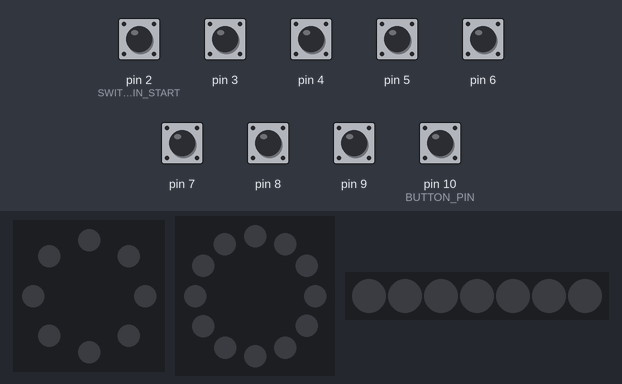
A sketch run on a simulated Arduino Uno, built with avr-gcc and run on an emulated ATmega328P. On the bench: 8 RGB LEDs in a ring, first at the top, clockwise, 12 RGB LEDs in a ring, first at the top, clockwise, 7 RGB LEDs in strip order, left to right. The inputs (shaded band) are chosen by the test bench; at power-on: pin 2 (SWITCH_PIN_START), pin 3–9, pin 10 (BUTTON_PIN) HIGH. Dim RGB values are drawn brighter than linear; random numbers use the default seed unless the sketch sets one.

Above: at 0.8 s.
0.9 s: pin 10 (BUTTON_PIN) pulled LOW for 0.15 s
At 1.1 s:
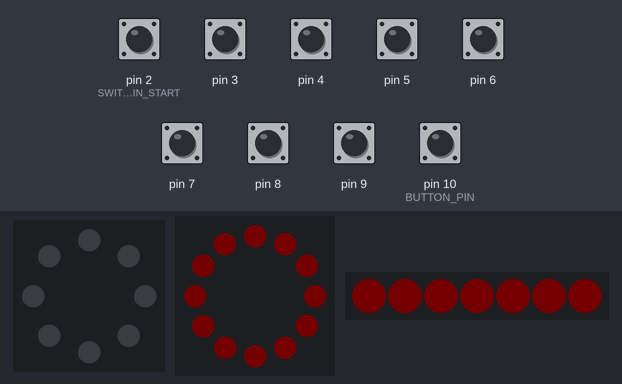
At 2.9 s:
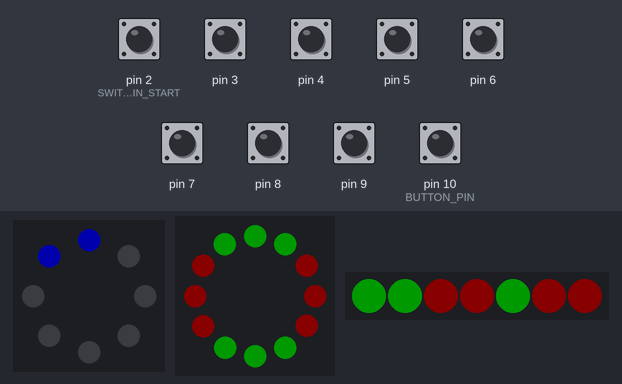
4.6 s: pin 10 (BUTTON_PIN) driven HIGH
7.1 s: pin 10 (BUTTON_PIN) driven LOW
At 8.9 s:
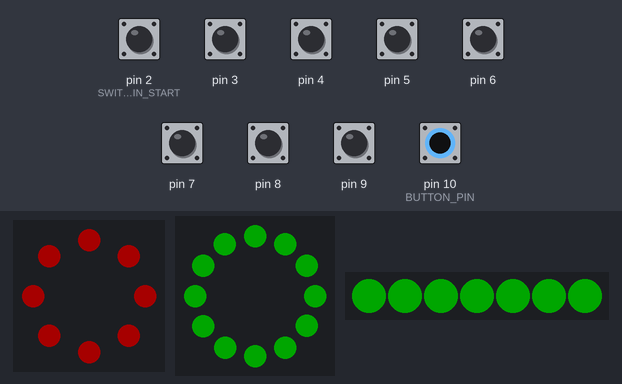
Timing chart, 0 to 12.9 s (numbered marks = the images above; inputs shaded):
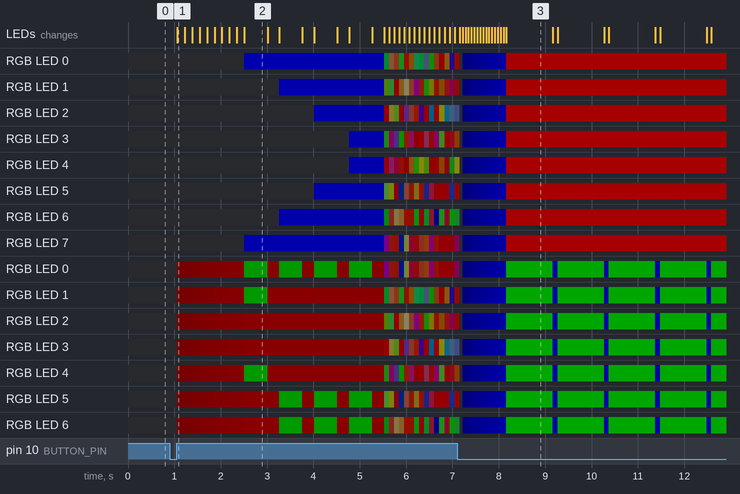

Measured:
- after the input at 0.9 s, RGB LED 0: off → RGB(0, 0, 50) after 1.6 s; RGB LED 1: off → RGB(0, 0, 50) after 2.4 s
- what the display in image 2 shows lasts 0.5 s, from 2.5 s to 3.0 s

The sketch:

PuzzleBoxAlpha.ino
```cpp
/********************************************************************************
 * IEEE UH-Makers Puzzle Box Alpha Mk 1 v 0.2
 * Alex Bradshaw azbradshaw@uh.edu
 * Dan Biediger debiediger@uh.edu
 * Spring 2020
 *
 * This is the code for the simple prototype puzzle box using switches,
 * lights, and a button. It contains the code to run a set of simple games
 * using the lights and binary number conversions as well as a "mastermind"
 * syle puzzle.
 ********************************************************************************/

#include <Adafruit_NeoPixel.h>
#include "Numbers.h"; // Number Shapes File

// Define Pin Locations
#define STRIP_PIN 11
#define RING_PIN 12
#define JEWL_PIN 13
#define BUTTON_PIN 10
#define SWITCH_PIN_START 2 // Beginning of Switch Pin Ribbon

// Define Length of Each Neopixel Array
#define STRIP_LENGTH 8
#define RING_LENGTH 12
#define JEWL_LENGTH 7


// Setting up the libraries for the different neopixel arrays
Adafruit_NeoPixel strip(STRIP_LENGTH, STRIP_PIN, NEO_GRB + NEO_KHZ800);
Adafruit_NeoPixel ring(RING_LENGTH, RING_PIN, NEO_GRBW + NEO_KHZ800);
Adafruit_NeoPixel jewl(JEWL_LENGTH, JEWL_PIN, NEO_GRB + NEO_KHZ800);


// Puzzle State & Difficulty Variables
enum PuzzleBoxState {Starting, Playing, Won, Lost, Waiting}; // Main state of puzzle box
enum HintType {Solid, FlashOrder, DisplayNumber}; // What happens when the button is pressed during the game
enum ControlsType {Simple, Random, SimpleAdjacent, RandomAdjacent}; // How the switches interact with the lights
enum GoalType {SolidG, RandomG, Binary}; // How to test for the goal


// Initialization of Puzzle Variables
int puzzleLevel = 0; // Start at level '0'
int BinaryGoalNum = 0; // Used for bianary puzzles
int GoalDigits[3] = {0, 0, 0};
int lightArray[]={0,1,2,3,4,5,6,7}; // Array that holds the index number of the lights
bool goal[] = {true, true, true, true, true, true, true, true}; // Initialize goal value for the light puzzle
int bias[] = {LOW, LOW, LOW, LOW, LOW, LOW, LOW, LOW}; // Include Bias in the light state
bool current[] = {false, false, false, false, false, false, false, false}; // Initialize starting light state
bool switchStates[] = {false, false, false, false, false, false, false, false}; // Initialize array for keeping track of state of switches
PuzzleBoxState currentState = Waiting; // Start in the waiting state prior to play.

// Initialize type variables
HintType currentHint = Solid;
ControlsType currentControls = Simple;
GoalType currentGoal = SolidG;

void SeedRNG()
{
  // Read noise from the analog channels to seed the random number generator
  int r = 0;
  for(int i=A0; i<=A3; i++)
    r += analogRead(i);
  randomSeed(r);
}


// ANIMATIONS & DISPLAY----------------------------------------------------------

// Default Display Colors
void DisplayChar(bool c[], int rf = 0, int gf = 25, int bf = 0, int rb = 10, int gb = 0, int bb = 0);

void FadeIn()
{
  // All pixels fade in from dark
  for (int i = 0; i < STRIP_LENGTH * 2; i++)
  {
        strip.setBrightness(i * 7);
        ring.setBrightness(i * 7);
        jewl.setBrightness(i*7);
        SetAllPixels(ring, RING_LENGTH, 0, 0, 100);
        SetAllPixels(strip, STRIP_LENGTH, 0, 0, 100);
        SetAllPixels(jewl, JEWL_LENGTH, 0, 0, 100);
        strip.show();
        ring.show();
        jewl.show();
        delay(60);
  }
}


void TestDisplay()
{
  jewl.clear();
  jewl.show();

  float colorValue = 0;
  while (colorValue < 10)
  {
     SetAllPixels(ring, RING_LENGTH, colorValue, 0, 0);
     SetAllPixels(jewl, JEWL_LENGTH, colorValue, 0, 0);
     ring.show();
     jewl.show();
     colorValue += 0.01;
  }

  for(int i = 0; i < STRIP_LENGTH/2; i++)
  {
    strip.setPixelColor(i, strip.Color(0, 0, 50));
    strip.setPixelColor(STRIP_LENGTH - 1 - i, strip.Color(0, 0, 50));
    strip.show();
    if (i == 0)
      DisplayChar(I);
    else
      DisplayChar(E);

    delay(500);
    SetAllPixels(ring, RING_LENGTH, 10, 0, 0);
    SetAllPixels(jewl, JEWL_LENGTH, 10, 0, 0);
    ring.show();
    jewl.show();
    delay(250);
  }

}

void WaitingAnimation()
{
// Clear all pixels
  strip.clear();
  ring.clear();
  jewl.clear();
  ring.show();
  strip.show();
  jewl.show();

  // Turn down the brightness
  ring.setBrightness(75);
  jewl.setBrightness(75);
  strip.setBrightness(75);

  int pin = 0;
  int red = 0, green = 0, blue = 0;
  int pled;
  int jled;
  for(int rled = 0; rled < RING_LENGTH; rled++)
  {
    // Flash random colors on all pixels while waiting
    // Since the light arrays are of differing lenghts, use remainder of index to avoid using three 'for' loops
    pled = rled % STRIP_LENGTH;
    jled = rled % JEWL_LENGTH;

    // Pick random colors for current pixel
    red = random(0,75);
    green = random(0,75 - red);
    blue = random(0,75 - red - green);

    // Set all of the pixel colors
    strip.setPixelColor(pled, strip.Color(red, green, blue));
    ring.setPixelColor(rled, strip.Color(red, green, blue));
    jewl.setPixelColor(jled, strip.Color(red, green, blue));
  }

  ring.show();
  strip.show();
  jewl.show();

}

void SetAllPixels(Adafruit_NeoPixel &strip, int numPix, float r, float g, float b)
{
  // Function to easily set all pixels in a strip to one color
  for(int led = 0; led < numPix; led++)
    {
      strip.setPixelColor(led, strip.Color(r, g, b));
    }
  return;
}


void DisplayChar(bool c[], int rf, int gf, int bf, int rb, int gb, int bb)
{
  // Uses number variables in "Numbers.h" file to display number on circular display

  // Set ring lights
  for (int i = 0; i < RING_LENGTH; i++)
  {
    if (c[i])
      ring.setPixelColor(i, ring.Color(rf, gf, bf));
    else
      ring.setPixelColor(i, ring.Color(rb, gb, bb));
  }
  // Set jewl lights
  for (int i = 0; i < JEWL_LENGTH; i++)
  {
    if (c[i + 12])
      jewl.setPixelColor(i, jewl.Color(rf, gf, bf));
    else
      jewl.setPixelColor(i, jewl.Color(rb, gb, bb));
  }

  ring.show();
  jewl.show();
}


// GAME-----------------------------------------------------------------------

void setup()
{

  Serial.begin(9600);

  // INITIALIZE NeoPixel strip objects (REQUIRED)
  strip.begin();
  ring.begin();
  jewl.begin();

  SeedRNG(); // Randomize the RNG so we get actual random numbers

  // Define NUMS
  NUMS[0] = ZERO;
  NUMS[1] = ONE;
  NUMS[2] = TWO;
  NUMS[3] = THREE;
  NUMS[4] = FOUR;
  NUMS[5] = FIVE;
  NUMS[6] = SIX;
  NUMS[7] = SEVEN;
  NUMS[8] = EIGHT;
  NUMS[9] = NINE;

  // Set the intial pin modes
  for(int pin = SWITCH_PIN_START; pin < SWITCH_PIN_START+STRIP_LENGTH; pin++)
  {
    pinMode(pin, INPUT_PULLUP); // All pins in pull up mode
  }
  pinMode(BUTTON_PIN, INPUT_PULLUP);

  // Clear Pixels
  jewl.clear();
  ring.clear();
  strip.clear();
  jewl.show();
  strip.show();
  ring.show();

  // Wait for initial button press (show pre-boot animation)
  float colorValue1 = 60;
  float colorValue2 = 30;
  float colorValue3 = 0;
  float c1 = 0;
  float c2 = 0;
  float c3 = 0;
  bool up1 = true;
  bool up2 = true;
  bool up3 = true;
  while (digitalRead(BUTTON_PIN) == HIGH)
  {
    if (colorValue1 >= 100)
      up1 = false;
    else if (colorValue1 <= -30)
      up1 = true;
    if (up1)
      colorValue1 += 0.15;
    else
      colorValue1 -= 0.15;

    if (colorValue2 >= 100)
      up2 = false;
    else if (colorValue2 <= -30)
      up2 = true;
    if (up2)
      colorValue2 += 0.15;
    else
      colorValue2 -= 0.15;

    if (colorValue3 >= 100)
      up3 = false;
    else if (colorValue3 <= -30)
      up3 = true;
    if (up3)
      colorValue3 += 0.15;
    else
      colorValue3 -= 0.15;
    c1 = colorValue1;
    c2 = colorValue2;
    c3 = colorValue3;

    if (colorValue3 < 0)
       c3 = 0;
    if (colorValue2 < 0)
      c2 = 0;
    if (colorValue1 < 0)
      c1 = 0;
    SetAllPixels(ring, RING_LENGTH, 0, c3, 0);
    SetAllPixels(jewl, JEWL_LENGTH, 0, c2, 0);
    jewl.setPixelColor(0, jewl.Color(0, c1, 0));
    ring.show();
    jewl.show();
  }

  Reset(); //Begin Boot Up
}


void loop()
{
  // Main game state loop
  switch(currentState)
  {
    case Waiting:
      // State between games
      UpdateWaiting();
      break;

    case Starting:
      ChangeState(Playing);
      SetupLevel();
      break;

    case Playing:
      UpdatePlay();
      break;

    case Won:
      UpdateWon();
      break;
  }
}


void Reset()
{
  // Turn off all leds and perform "boot up" light display to test neopixels
  puzzleLevel = 0; // Initialize puzzleLevel to first level (0)
  ChangeState(Waiting); // Move to the waiting state
  TestDisplay();
}


void SetupLevel()
{
  // Set up the puzzle depending on the current puzzleLevel
  // Set the difficulty of each level here
  switch (puzzleLevel)
  {
    case 0:
    currentHint = Solid;
    currentControls = Simple;
    currentGoal = SolidG;
    break;

    case 1:
    currentHint = FlashOrder;
    currentControls = Simple;
    currentGoal = RandomG;
    break;

    case 2:
    currentHint = FlashOrder;
    currentControls = Random;
    currentGoal = RandomG;
    break;

    case 3:
    currentHint = DisplayNumber;
    currentControls = Simple;
    currentGoal = Binary;
    break;

    case 4:
    currentHint = DisplayNumber;
    currentControls = Random;
    currentGoal = Binary;
    break;

    case 5:
    currentHint = FlashOrder;
    currentControls = SimpleAdjacent;
    currentGoal = RandomG;
    break;

    case 6:
    currentHint = FlashOrder;
    currentControls = RandomAdjacent;
    currentGoal = RandomG;
    break;

    case 7:
    currentHint = DisplayNumber;
    currentControls = SimpleAdjacent;
    currentGoal = Binary;
    break;

    case 8:
    currentHint = DisplayNumber;
    currentControls = RandomAdjacent;
    currentGoal = Binary;
    break;
  }

  SetControls();
  SetGoal();
}


void SetControls()
{
  // Based on currentControls, set the lightArray so that the indexes correspond to the desired switches

  SetAllPixels(jewl, JEWL_LENGTH, 100, 0, 0); // Turn jewl red
  jewl.show();

  switch (currentControls)
  {
    case Simple:
    case SimpleAdjacent:
    // One-for-One Correspondance
      for (int i = 0; i < STRIP_LENGTH; i++)
        lightArray[i] = i;

      FadeIn(); // Animation
      break;

    case Random:
    case RandomAdjacent:
      // Shuffle the contents of the light array to confuse the mapping of the switches to lights
      FadeIn();
      SetAllPixels(ring, RING_LENGTH, 100, 0, 0);
      for(int repeat=0; repeat < RING_LENGTH; repeat++)
      {
        ring.setPixelColor(repeat, ring.Color(0, 0, 100)); // Make loading ring
        ring.show();

        for (int i=0; i < STRIP_LENGTH; i++)
        {
          strip.clear();
          int n = random(0, STRIP_LENGTH);  // Integer from 0 to the number of pixels-1
          int temp = lightArray[n];
          lightArray[n] =  lightArray[i];
          lightArray[i] = temp;

          // Show the lights that have been swapped momentarily in blue
          strip.setPixelColor(lightArray[i], strip.Color(0, 0, 100));
          strip.setPixelColor(lightArray[n], strip.Color(0, 0, 100));
          strip.show();
          delay(15);
        }
      }
      break;
  }

  SetAllPixels(jewl, JEWL_LENGTH, 0, 0, 100); // Turn jewl blue
  jewl.show();
}


void SetGoal()
{
  // Using the currentGoal variable, set the goal state of the lights
  switch (currentGoal)
  {
    case SolidG:
      // All on
      for (int i = 0; i < STRIP_LENGTH; i++)
        goal[i] = true;
      break;

    case RandomG:
      // Randomize the goal array
      int value;
      for (int i = 0; i < STRIP_LENGTH; i++)
      {
          value = (random(100) > 50);
          goal[i] = value;
      }
      break;

    case Binary:
      // Generate a random number between 1 and 128
      BinaryGoalNum = random(1, 255);
      int temp = BinaryGoalNum;
      for (int i = 0; i < 3; i++)
      {
        GoalDigits[i] = temp % 10;
        temp = temp / 10;
      }
      temp = BinaryGoalNum;
      for (int i = 7; i >= 0; i--)
      {
        goal[i] = (temp % 2);
        temp = temp / 2;
      }
  }
  return;
}


void ChangeState(PuzzleBoxState newState)
{
  // Handle all the transitions needed to change to a new state
  currentState = newState;
  switch(newState)
  {
    case Playing:
      // Handle the transition into the playing state
      ReadSwitches();
      break;

    case Waiting:
      // Get ready to wait some
      break;
  }
}


void ReadSwitches()
{
  // Check starting state of switches to set bias so all switches begin in "false" state
  for (int i = 0; i < STRIP_LENGTH; i++)
  {
    if (digitalRead(i + SWITCH_PIN_START) == HIGH)
    {
        bias[i] = LOW;
    }
    else
      bias[i] = HIGH;
  }
}


void UpdateWaiting()
{
  WaitingAnimation();

  // Check if button is pressed
  if(digitalRead(BUTTON_PIN) == LOW)
  {
    // If pressed, start the game
    ChangeState(Starting);
    return;
  }
  // Time between random pixel color changes
  delay(100);
}


void DisplayHint()
{
  // When button is pressed, display hint on circular display depending on currentHint variable
  switch (currentHint)
  {
    case Solid:
      // Just turn display green
      SetAllPixels(jewl, JEWL_LENGTH, 0, 100, 0);
      SetAllPixels(ring, RING_LENGTH, 0, 100, 0);
      ring.show();
      jewl.show();
      delay(750);
      break;

    case FlashOrder:
      // Flash the goal on the circular display
      for (int i=0; i < STRIP_LENGTH; i++)
      {
        if (goal[i])
        {
          SetAllPixels(jewl, JEWL_LENGTH, 0, 100, 0);
          SetAllPixels(ring, RING_LENGTH, 0, 100, 0);
        }
        else
        {
          SetAllPixels(jewl, JEWL_LENGTH, 100, 0, 0);
          SetAllPixels(ring, RING_LENGTH, 100, 0, 0);
        }
        jewl.show();
        ring.show();
        UpdatePixelState(); // So that there is not a long time where the state of the pixels does not match the state of the switches
        delay(400);
        jewl.clear();
        ring.clear();
        jewl.show();
        ring.show();
        UpdatePixelState(); //^^
        delay(250);
      }
      break;

    case DisplayNumber:
      for (int i = 2; i >= 0; i--)
      {
        if ((i == 2 && GoalDigits[i] == 0) || (i == 1 && GoalDigits[i] == 0 &&  GoalDigits[2] == 0))
        {
          continue;
        }
        DisplayChar(NUMS[GoalDigits[i]]);
        UpdatePixelState();
        delay(400);
        jewl.clear();
        ring.clear();
        jewl.show();
        ring.show();
        UpdatePixelState();
        delay(250);
      }
      break;
  }

  delay(250);
  // Set display back to blue
  SetAllPixels(jewl, JEWL_LENGTH, 0, 0, 100);
  SetAllPixels(ring, RING_LENGTH, 0, 0, 100);
  jewl.show();
  ring.show();
  return;
}


void UpdatePixelState()
{
  // Update pixels based on current switch state and control type
  strip.clear(); // Set all pixel colors to 'off'
  int pin = 0;
  // Read Switches
  for(int toggle = 0; toggle < STRIP_LENGTH; toggle++)
  {
    pin = toggle + SWITCH_PIN_START;
    if (digitalRead(pin) == bias[toggle])
    {
      switchStates[toggle] = true;
    }
    else
    {
      switchStates[toggle] = false;
    }
    SetLightValue(lightArray[toggle], switchStates[toggle]); // Update Light Array
  }

  // If in adjacent control mode
  if ((currentControls == SimpleAdjacent || currentControls == RandomAdjacent))
  {
    for(int toggle = 0; toggle < STRIP_LENGTH; toggle++)
    {
      // If either previous or next switch is on
      if (switchStates[toggle + 1] ^ switchStates[toggle - 1])
      {
        SetLightValue(lightArray[toggle], !switchStates[toggle]); // Toggle light
      }
    }
    // End Cases
    if (switchStates[0] ^ switchStates[6])
    {
      SetLightValue(lightArray[7], !switchStates[7]);
    }
    else
    {
      SetLightValue(lightArray[7], switchStates[7]);
    }
    if (switchStates[1] ^ switchStates[7])
    {
      SetLightValue(lightArray[0], !switchStates[0]);
    }
    else
    {
      SetLightValue(lightArray[0], switchStates[0]);
    }
  }


  strip.show();   // Send the updated pixel colors to the hardware.
  return;
}


void UpdatePlay()
{
  // While playing, change lights who's corresponding switches have been switched and check for win
  UpdatePixelState();

  if(ReachedTheGoal())
  {
    ChangeState(Won);
    puzzleLevel++;
  }

  // If the button is pressed during play, display hint
  if(digitalRead(BUTTON_PIN) == LOW)
  {
    DisplayHint();
  }
  delay(100);
}


void SetLightValue(int light, bool value)
{
  // Used to change lights from their "true" and "false" states.
  if(value)
  {
    strip.setPixelColor(light, strip.Color(0, 100, 0));
    current[light] = true;
  }
  else
  {
    strip.setPixelColor(light, strip.Color(100, 0, 0));
    current[light] = false;
  }
}


bool ReachedTheGoal()
{
  // Check if current state of lights match the goal state
  for(int i=0; i < STRIP_LENGTH; i++)
  {
    if(current[i] != goal[i])
    {
      return false;
    }
  }
  return true;
}


void UpdateWon()
{
  // Flash purple until button is pressed
  if(digitalRead(BUTTON_PIN) == LOW)
  {
    ChangeState(Starting);
    return;
  }
  strip.clear();
  strip.show();
  delay(250);

  if(digitalRead(BUTTON_PIN) == LOW) // Check button is pressed twice so that there is not a half a second where you can't press the button
  {
    ChangeState(Starting);
    return;
  }

  SetAllPixels(strip, STRIP_LENGTH, 75, 0, 100);
  strip.show();
  delay(250);
}
```

Source omitted: Numbers.h (1884 bytes)
